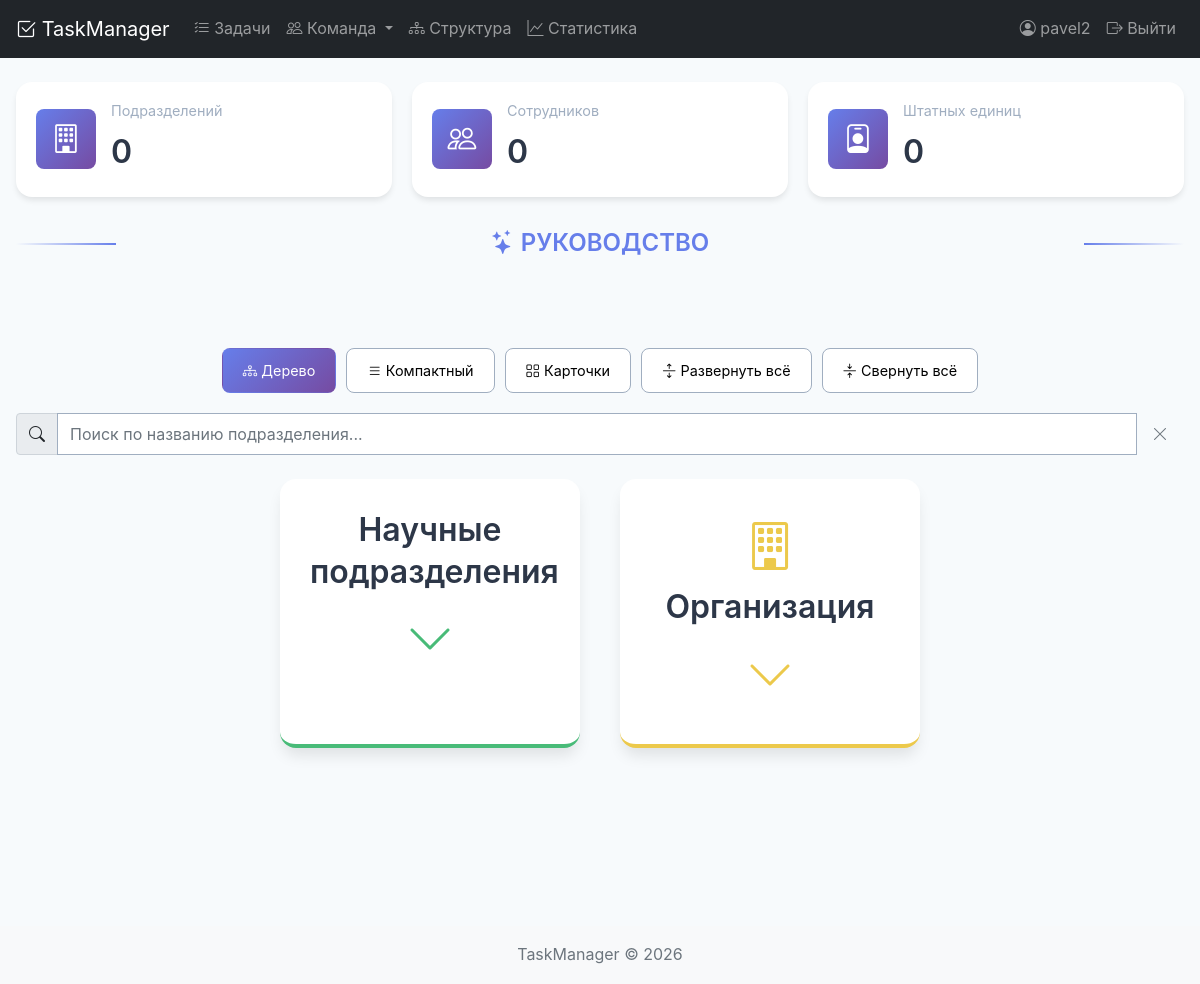
The app's page /org-chart/ (signed in), older data.
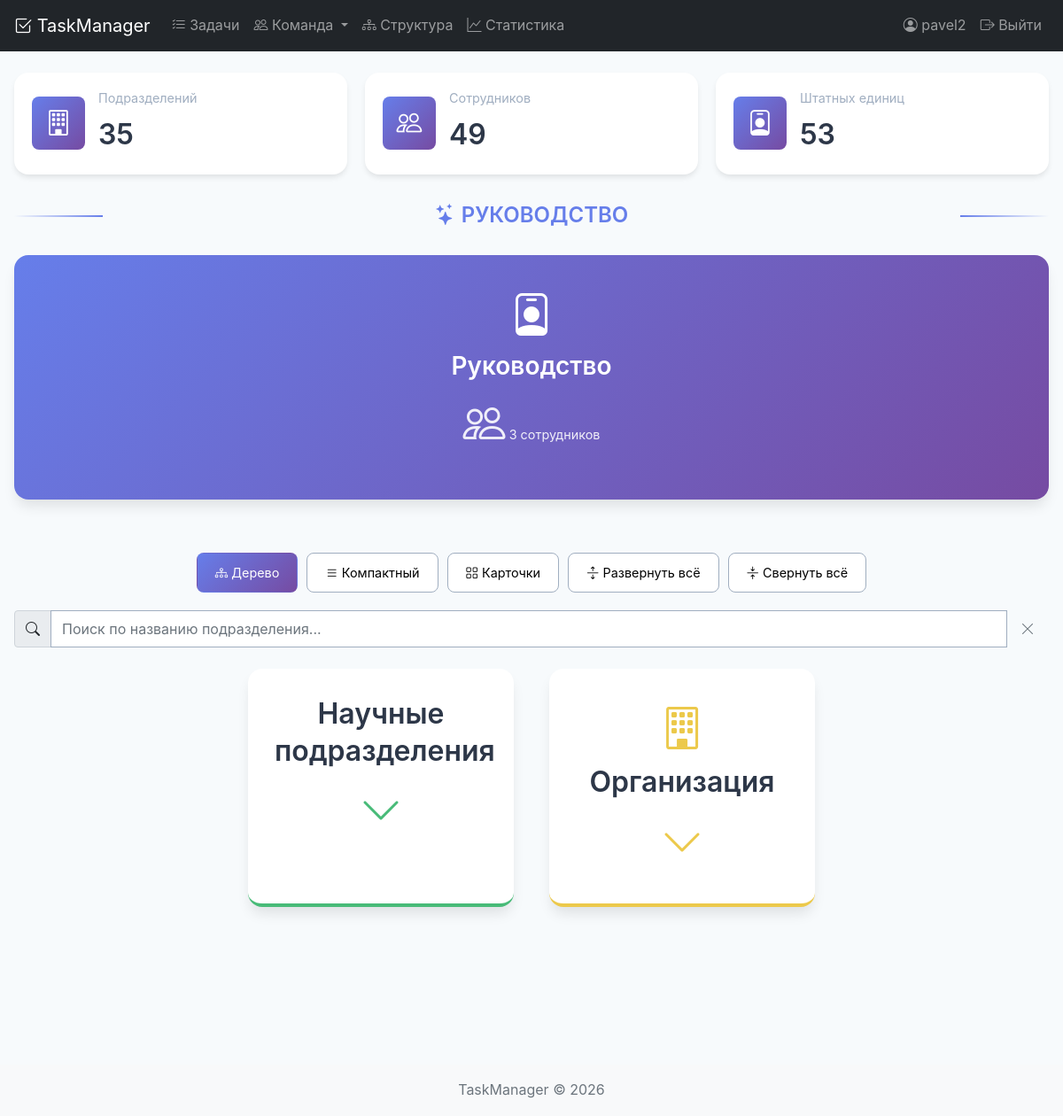
The same page, newer data.
### tasks/models.py (models this page shows, shortened)
class Department(models.Model):
    name = models.CharField('Название', max_length=255)
    code = models.CharField('Код', max_length=50, blank=True, null=True)
    parent = models.ForeignKey(
        'self',
        on_delete=models.CASCADE,
        verbose_name='Вышестоящее подразделение',
        related_name='children',
        null=True,
        blank=True
    )
    level = models.IntegerField('Уровень вложенности', default=0)
    full_path = models.CharField('Полный путь', max_length=500, blank=True)
    TYPE_CHOICES = [
        ('directorate', 'Дирекция'),
        ('department', 'Отдел'),
        ('laboratory', 'Лаборатория'),
        ('group', 'Группа'),
        ('service', 'Служба'),
        ('division', 'Отделение'),
    ]
    type = models.CharField('Тип', max_length=20, choices=TYPE_CHOICES, default='department')
    created_date = models.DateTimeField('Дата создания', auto_now_add=True)
    updated_date = models.DateTimeField('Дата обновления', auto_now=True)
    class Meta:
        verbose_name = 'Подразделение'
        verbose_name_plural = 'Подразделения'
        ordering = ['full_path']
        indexes = [
            models.Index(fields=['parent'], name='dept_parent_idx'),
            models.Index(fields=['type'], name='dept_type_idx'),
            models.Index(fields=['name'], name='dept_name_idx'),
            models.Index(fields=['full_path'], name='dept_full_path_idx'),
            models.Index(fields=['level'], name='dept_level_idx'),
        ]

### tasks/views.py (the view)
# urls.py: path('org-chart/', views.organization_chart, name='organization_chart'),
@login_required
def organization_chart(request):
    cache_key = 'org_chart_data_v3'
    cached_data = cache.get(cache_key)
    if cached_data:
        print("📦 Данные загружены из кэша")
        return render(request, 'tasks/organization_chart.html', cached_data)
    print("🔄 Загружаем данные из базы...")
    departments = Department.objects.annotate(
        staff_count=Count('staff_positions', filter=Q(staff_positions__is_active=True))
    ).prefetch_related(
        Prefetch('staff_positions',
                queryset=StaffPosition.objects.filter(is_active=True).select_related('employee', 'position')),
        Prefetch('children',
                queryset=Department.objects.annotate(
                    child_staff_count=Count('staff_positions', filter=Q(staff_positions__is_active=True))
                ).prefetch_related(
                    Prefetch('staff_positions',
                            queryset=StaffPosition.objects.filter(is_active=True).select_related('employee', 'position')),
                    Prefetch('children',
                            queryset=Department.objects.annotate(
                                grandchild_staff_count=Count('staff_positions', filter=Q(staff_positions__is_active=True))
                            ).prefetch_related(
                                Prefetch('staff_positions',
                                        queryset=StaffPosition.objects.filter(is_active=True).select_related('employee', 'position'))
                            ))
                ))
    ).order_by('name')
    dept_list = list(departments)
    dept_dict = {d.id: d for d in dept_list}
    for dept in dept_list:
        dept.children_list = []
    root_departments = []
    for dept in dept_list:
        if dept.parent_id:
            parent = dept_dict.get(dept.parent_id)
            if parent:
                parent.children_list.append(dept)
        else:
            root_departments.append(dept)
    departments_by_type = {
        'institute': [],
        'department': [],
        'laboratory': [],
        'group': [],
        'service': [],
    }
    for dept in dept_list:
        dept_type = dept.type
        if dept_type in ['institute', 'directorate']:
            departments_by_type['institute'].append(dept)
        elif dept_type in departments_by_type:
            departments_by_type[dept_type].append(dept)
    radiobiology_institute = None
    for dept in dept_list:
        if 'радиационной биологии' in dept.name.lower():
            radiobiology_institute = dept
            break
    total_departments = len(dept_list)
    total_staff_positions = StaffPosition.objects.filter(is_active=True).count()
    total_employees = StaffPosition.objects.filter(is_active=True).values('employee').distinct().count()
    context = {
        'root_departments': root_departments,
        'departments_by_type': departments_by_type,
        'radiobiology_institute': radiobiology_institute,
        'total_departments': total_departments,
        'total_employees': total_employees,
        'total_staff_positions': total_staff_positions,
    }
    cache.set(cache_key, context, 60 * 10)
    return render(request, 'tasks/organization_chart.html', context)

### tasks/models.py (called while the page is built)
    @property
    def short_name(self):
        result = self.last_name
        if self.first_name:
            result += f" {self.first_name[0]}."
        if self.patronymic:
            result += f"{self.patronymic[0]}."  # Убираем пробел перед отчеством
        return result

### tasks/templates/tasks/organization_chart.html (shortened to what this page needs)
{% extends 'base.html' %}
{% load static %}
{% block extra_css %}
    <link href="{% static 'css/organization.css' %}" rel="stylesheet">
{% endblock %}
{% block content %}
<div class="org-chart-container">
    <div class="stats-cards">
        <div class="stat-card">
            <div class="stat-icon">
                <i class="bi bi-building"></i>
            </div>
            <div class="stat-info">
                <h3>Подразделений</h3>
                <p>{{ total_departments }}</p>
            </div>
        </div>
        <div class="stat-card">
            <div class="stat-icon">
                <i class="bi bi-people"></i>
            </div>
            <div class="stat-info">
                <h3>Сотрудников</h3>
                <p>{{ total_employees }}</p>
            </div>
        </div>
        <div class="stat-card">
            <div class="stat-icon">
                <i class="bi bi-person-badge"></i>
            </div>
            <div class="stat-info">
                <h3>Штатных единиц</h3>
                <p>{{ total_staff_positions }}</p>
            </div>
        </div>
    </div>
    <div class="leadership-section">
        <h2 class="leadership-title">
            <i class="bi bi-stars"></i> РУКОВОДСТВО
        </h2>
        <div class="leadership-grid">
            {% for dept in root_departments %}
                {% if 'руководств' in dept.name|lower or dept.type == 'directorate' %}
                    <div class="leadership-card">
                        <i class="bi bi-person-badge"></i>
                        <h3>{{ dept.name|truncatechars:40 }}</h3>
                        <p>
                            <i class="bi bi-people"></i>
                            {{ dept.staff_positions.count }} сотрудников
                        </p>
                    </div>
                {% endif %}
            {% endfor %}
        </div>
    </div>
    <div class="control-buttons">
        <button class="control-btn active" onclick="setView('tree')">
            <i class="bi bi-diagram-3"></i> Дерево
        </button>
        <button class="control-btn" onclick="setView('compact')">
            <i class="bi bi-list"></i> Компактный
        </button>
        <button class="control-btn" onclick="setView('cards')">
            <i class="bi bi-grid"></i> Карточки
        </button>
        <button class="control-btn" onclick="OrgTree.expandAll()">
            <i class="bi bi-arrows-expand"></i> Развернуть всё
        </button>
        <button class="control-btn" onclick="OrgTree.collapseAll()">
            <i class="bi bi-arrows-collapse"></i> Свернуть всё
        </button>
    </div>
    <div class="search-box mb-4">
        <div class="input-group">
            <span class="input-group-text"><i class="bi bi-search"></i></span>
            <input type="text" class="form-control" id="search-input"
                   placeholder="Поиск по названию подразделения...">
            <button class="btn btn-outline-secondary" onclick="Search.clear()">
                <i class="bi bi-x-lg"></i>
            </button>
        </div>
    </div>
    <div class="main-blocks">
        <div class="main-block science" onclick="MainBlocks.toggleScience()">
            <h2>Научные подразделения</h2>
            <div class="toggle-icon" id="science-icon">
                <i class="bi bi-chevron-down"></i>
            </div>
        </div>
        <div class="main-block organization" onclick="MainBlocks.toggleOrganization()">
            <i class="bi bi-building"></i>
            <h2>Организация</h2>
            <div class="toggle-icon" id="organization-icon">
                <i class="bi bi-chevron-down"></i>
            </div>
        </div>
    </div>
    <div class="org-tree" id="org-tree">
    </div>
</div>
{% endblock %}

Row changes from the older to the newer data that the page shows:
added Department: name "Руководство", staff_positions.count "3"
Text that changed along with them:
{{ total_departments }}: "0" → "35"
{{ total_employees }}: "0" → "49"
{{ total_staff_positions }}: "0" → "53"
